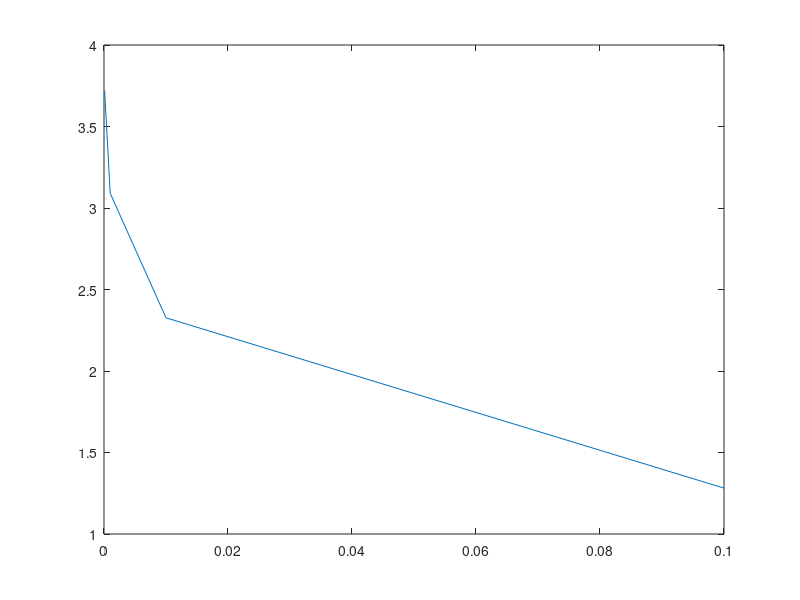

Source code (MATLAB):
close all
load('SGroup5.mat')
r = StudentData.rcvd;
[f,bin] = hist(r);    % bin and freq

% Compute statistics
sig = std(r);
mu = mean(r);
pdf = normpdf(bin,mu, sig);


for i = 1:4
    Pf(i) = 10^(-1*i)
    v0(i) = sqrt(2)*erfcinv(2*Pf(i));
end

plot(Pf, v0)

% Increasing the threshold, v0, will lower the chances of false alarm since
% the noise is Gaussian. At a high enough threshold, only the noise
% outliers will trigger a false alarm
